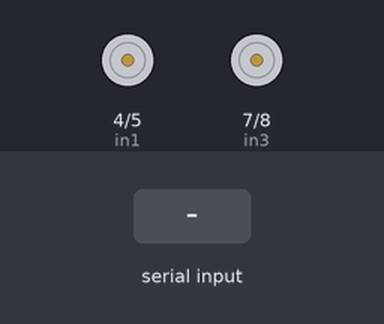
Recording of a sketch running on a simulated Arduino Uno, built with avr-gcc and run on an emulated ATmega328P. Shown: motor-driver pin pairs drawn as motors (green arrow = first pin HIGH = forward, orange = second pin HIGH = backward, longer = more drive, scaled by the enable pin). The test bench sets the inputs (shaded band). What the sketch prints to the serial monitor is not drawn.

Above: at 1.2 s.
1.3 s: "F" received over Serial
At 2.2 s:
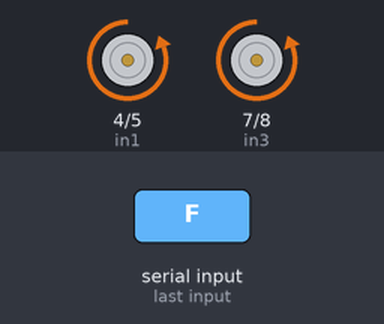
2.8 s: "B" received over Serial
At 3.4 s:
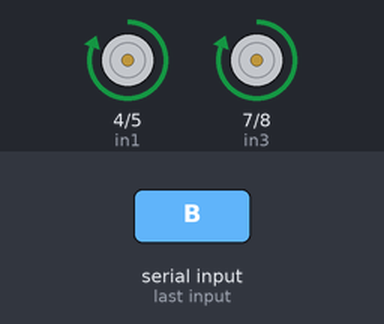
4.3 s: "R" received over Serial
At 5.5 s:
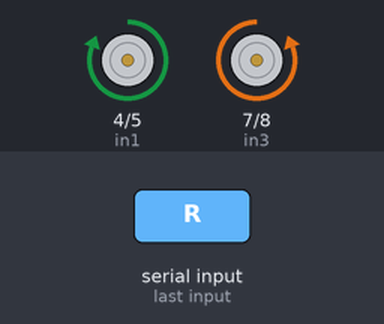
5.8 s: "L" received over Serial
At 6.8 s:
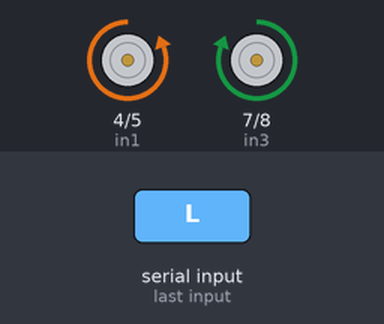
7.3 s: "S" received over Serial
At 8.0 s:
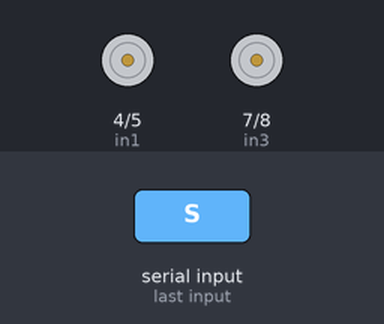
8.8 s: "I" received over Serial
At 9.1 s:
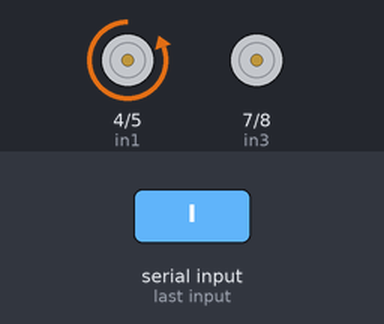
Timing chart, 0 to 11.3 s (numbered marks = the images above; inputs shaded):
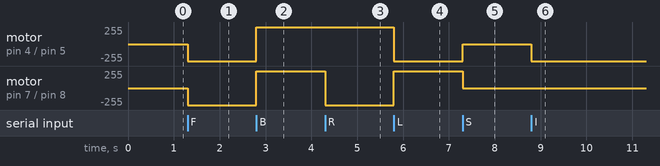

Measured:
- after the input at 1.3 s, motor on pin 4 (in1) / pin 5 (in2), motor on pin 7 (in3) / pin 8 (in4): stopped → backward 255/255 at once
- after the input at 2.8 s, motor on pin 4 (in1) / pin 5 (in2), motor on pin 7 (in3) / pin 8 (in4): backward 255/255 → forward 255/255 at once
- after the input at 4.3 s, motor on pin 7 (in3) / pin 8 (in4): forward 255/255 → backward 255/255 at once
- after the input at 5.8 s, motor on pin 4 (in1) / pin 5 (in2): forward 255/255 → backward 255/255 at once; motor on pin 7 (in3) / pin 8 (in4): backward 255/255 → forward 255/255 at once
- after the input at 7.3 s, motor on pin 4 (in1) / pin 5 (in2): backward 255/255 → stopped at once; motor on pin 7 (in3) / pin 8 (in4): forward 255/255 → stopped at once
- after the input at 8.8 s, motor on pin 4 (in1) / pin 5 (in2): stopped → backward 255/255 at once

The sketch:

fury_race.ino
```cpp
// motor one
int enA = 3;
int in1 = 4;
int in2 = 5;
// motor two
int enB = 6;
int in3 = 7;
int in4 = 8;
// motor three
int enC = 3;
int in5 = 4;
int in6 = 5;
// motor four
int enD = 6;
int in7 = 7;
int in8 = 8;

void setup()
{
  //initlize the mode of the pins
   pinMode(enA, OUTPUT);
  pinMode(enB, OUTPUT);
  pinMode(enC, OUTPUT);
  pinMode(enD, OUTPUT);
  pinMode(in1, OUTPUT);
  pinMode(in2, OUTPUT);
  pinMode(in3, OUTPUT);
  pinMode(in4, OUTPUT);
  pinMode(in5, OUTPUT);
  pinMode(in6, OUTPUT);
  pinMode(in7, OUTPUT);
  pinMode(in8, OUTPUT);

   //set the serial communication rate
  Serial.begin(9600);
}

void loop()
{
  //check whether arduino is reciving signal or not
  while(Serial.available() == 0);
  char val = Serial.read() ;//reads the signal
  Serial.print(val);

  /*********For Forward motion*********/

  if (val == 'F')
  {
    digitalWrite(in1, LOW);
  digitalWrite(in2, HIGH);
  analogWrite(enA,255 );
   digitalWrite(in3, LOW);
  digitalWrite(in4, HIGH);
  analogWrite(enB,255 );
  digitalWrite(in5, LOW);
  digitalWrite(in6, HIGH);
  analogWrite(enC,255 );
  digitalWrite(in7, LOW);
  digitalWrite(in8, HIGH);
  analogWrite(enD,255 );

  }


    /*********For Backward Motion*********/
  else if(val == 'B')
  {
   digitalWrite(in1, HIGH);
  digitalWrite(in2, LOW);
  analogWrite(enA,255 );
   digitalWrite(in3, HIGH);
  digitalWrite(in4, LOW);
  analogWrite(enB,255 );
  digitalWrite(in5, HIGH);
  digitalWrite(in6, LOW);
  analogWrite(enC,255 );
  digitalWrite(in7, HIGH);
  digitalWrite(in8, LOW);
  analogWrite(enD,255 );
  }
   /*********RIGHT*********/
  else if(val == 'R')
  {
  Serial.println("right");
     digitalWrite(in1, HIGH);
  digitalWrite(in2, LOW);
  // set speed to 200 out of possible range 0~255
  analogWrite(enA,255 );
  // turn on motor B
  digitalWrite(in3, LOW);
  digitalWrite(in4, HIGH);
  // set speed to 200 out of possible range 0~255
  analogWrite(enB, 255);
    digitalWrite(in5, HIGH);
  digitalWrite(in6, LOW);
  // set speed to 200 out of possible range 0~255
  analogWrite(enC,255 );
  // turn on motor B
  digitalWrite(in7, LOW);
  digitalWrite(in8, HIGH);
  // set speed to 200 out of possible range 0~255
  analogWrite(enD, 255);
  }
   /*********LEFT*********/
  else if(val == 'L')
  {

  Serial.println("left");
     digitalWrite(in1, LOW);
  digitalWrite(in2, HIGH);
  // set speed to 200 out of possible range 0~255
  analogWrite(enA,255 );
  // turn on motor B
  digitalWrite(in3, HIGH);
  digitalWrite(in4, LOW);
  // set speed to 200 out of possible range 0~255
  analogWrite(enB, 255);
    digitalWrite(in5, LOW);
  digitalWrite(in6, HIGH);
  // set speed to 200 out of possible range 0~255
  analogWrite(enC,255 );
  // turn on motor B
  digitalWrite(in7, HIGH);
  digitalWrite(in8, LOW);
  // set speed to 200 out of possible range 0~255
  analogWrite(enD, 255);
  }
  else if(val == 'S')
  {
   Serial.println("stop");
      digitalWrite(in1, LOW);
  digitalWrite(in2, HIGH);
  analogWrite(enA,0 );
   digitalWrite(in3, LOW);
  digitalWrite(in4, HIGH);
  analogWrite(enB,0 );
  digitalWrite(in5, LOW);
  digitalWrite(in6, HIGH);
  analogWrite(enC,0 );
  digitalWrite(in7, LOW);
  digitalWrite(in8, HIGH);
  analogWrite(enD,0 );

  }
   else if(val == 'I')
  {
    digitalWrite(in1, LOW);
  digitalWrite(in2, HIGH);
  analogWrite(enA,0 );
   digitalWrite(in3, LOW);
  digitalWrite(in4, HIGH);
  analogWrite(enB,255 );
  digitalWrite(in5, LOW);
  digitalWrite(in6, HIGH);
  analogWrite(enC,255 );
  digitalWrite(in7, LOW);
  digitalWrite(in8, HIGH);
  analogWrite(enD,0);
  }
   else if(val == 'G')
  {
    digitalWrite(in1, LOW);
  digitalWrite(in2, HIGH);
  analogWrite(enA,255 );
   digitalWrite(in3, LOW);
  digitalWrite(in4, HIGH);
  analogWrite(enB,0 );
  digitalWrite(in5, LOW);
  digitalWrite(in6, HIGH);
  analogWrite(enC,0 );
  digitalWrite(in7, LOW);
  digitalWrite(in8, HIGH);
  analogWrite(enD,255);
  }
}
```
